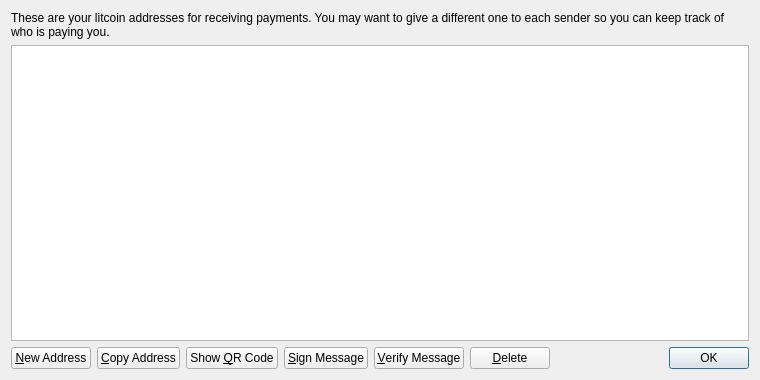
<?xml version="1.0" encoding="UTF-8"?>
<ui version="4.0">
 <class>AddressBookPage</class>
 <widget class="QWidget" name="AddressBookPage">
  <property name="geometry">
   <rect>
    <x>0</x>
    <y>0</y>
    <width>760</width>
    <height>380</height>
   </rect>
  </property>
  <property name="windowTitle">
   <string>Address Book</string>
  </property>
  <layout class="QVBoxLayout" name="verticalLayout">
   <item>
    <widget class="QLabel" name="labelExplanation">
     <property name="text">
      <string>These are your litcoin addresses for receiving payments. You may want to give a different one to each sender so you can keep track of who is paying you.</string>
     </property>
     <property name="textFormat">
      <enum>Qt::PlainText</enum>
     </property>
     <property name="wordWrap">
      <bool>true</bool>
     </property>
    </widget>
   </item>
   <item>
    <widget class="QTableView" name="tableView">
     <property name="contextMenuPolicy">
      <enum>Qt::CustomContextMenu</enum>
     </property>
     <property name="toolTip">
      <string>Double-click to edit address or label</string>
     </property>
     <property name="tabKeyNavigation">
      <bool>false</bool>
     </property>
     <property name="alternatingRowColors">
      <bool>true</bool>
     </property>
     <property name="selectionMode">
      <enum>QAbstractItemView::SingleSelection</enum>
     </property>
     <property name="selectionBehavior">
      <enum>QAbstractItemView::SelectRows</enum>
     </property>
     <property name="sortingEnabled">
      <bool>true</bool>
     </property>
     <attribute name="verticalHeaderVisible">
      <bool>false</bool>
     </attribute>
    </widget>
   </item>
   <item>
    <layout class="QHBoxLayout" name="horizontalLayout">
     <item>
      <widget class="QPushButton" name="newAddressButton">
       <property name="toolTip">
        <string>Create a new address</string>
       </property>
       <property name="text">
        <string>&amp;New Address</string>
       </property>
       <property name="icon">
        <iconset resource="../bitcoin.qrc">
         <normaloff>:/icons/add</normaloff>:/icons/add</iconset>
       </property>
      </widget>
     </item>
     <item>
      <widget class="QPushButton" name="copyToClipboard">
       <property name="toolTip">
        <string>Copy the currently selected address to the system clipboard</string>
       </property>
       <property name="text">
        <string>&amp;Copy Address</string>
       </property>
       <property name="icon">
        <iconset resource="../bitcoin.qrc">
         <normaloff>:/icons/editcopy</normaloff>:/icons/editcopy</iconset>
       </property>
      </widget>
     </item>
     <item>
      <widget class="QPushButton" name="showQRCode">
       <property name="text">
        <string>Show &amp;QR Code</string>
       </property>
       <property name="icon">
        <iconset resource="../bitcoin.qrc">
         <normaloff>:/icons/qrcode</normaloff>:/icons/qrcode</iconset>
       </property>
      </widget>
     </item>
     <item>
      <widget class="QPushButton" name="signMessage">
       <property name="toolTip">
        <string>Sign a message to prove you own a Bitcoin address</string>
       </property>
       <property name="text">
        <string>&amp;Sign Message</string>
       </property>
       <property name="icon">
        <iconset resource="../bitcoin.qrc">
         <normaloff>:/icons/edit</normaloff>:/icons/edit</iconset>
       </property>
      </widget>
     </item>
     <item>
      <widget class="QPushButton" name="verifyMessage">
       <property name="toolTip">
        <string>Verify a message to ensure it was signed with a specified Bitcoin address</string>
       </property>
       <property name="text">
        <string>&amp;Verify Message</string>
       </property>
       <property name="icon">
        <iconset resource="../bitcoin.qrc">
         <normaloff>:/icons/transaction_0</normaloff>:/icons/transaction_0</iconset>
       </property>
      </widget>
     </item>
     <item>
      <widget class="QPushButton" name="deleteButton">
       <property name="toolTip">
        <string>Delete the currently selected address from the list. Only sending addresses can be deleted.</string>
       </property>
       <property name="text">
        <string>&amp;Delete</string>
       </property>
       <property name="icon">
        <iconset resource="../bitcoin.qrc">
         <normaloff>:/icons/remove</normaloff>:/icons/remove</iconset>
       </property>
      </widget>
     </item>
     <item>
      <spacer name="horizontalSpacer">
       <property name="orientation">
        <enum>Qt::Horizontal</enum>
       </property>
       <property name="sizeHint" stdset="0">
        <size>
         <width>40</width>
         <height>20</height>
        </size>
       </property>
      </spacer>
     </item>
     <item>
      <widget class="QDialogButtonBox" name="buttonBox">
       <property name="sizePolicy">
        <sizepolicy hsizetype="Maximum" vsizetype="Fixed">
         <horstretch>0</horstretch>
         <verstretch>0</verstretch>
        </sizepolicy>
       </property>
       <property name="standardButtons">
        <set>QDialogButtonBox::Ok</set>
       </property>
      </widget>
     </item>
    </layout>
   </item>
  </layout>
 </widget>
 <resources>
  <include location="../bitcoin.qrc"/>
 </resources>
 <connections/>
</ui>
